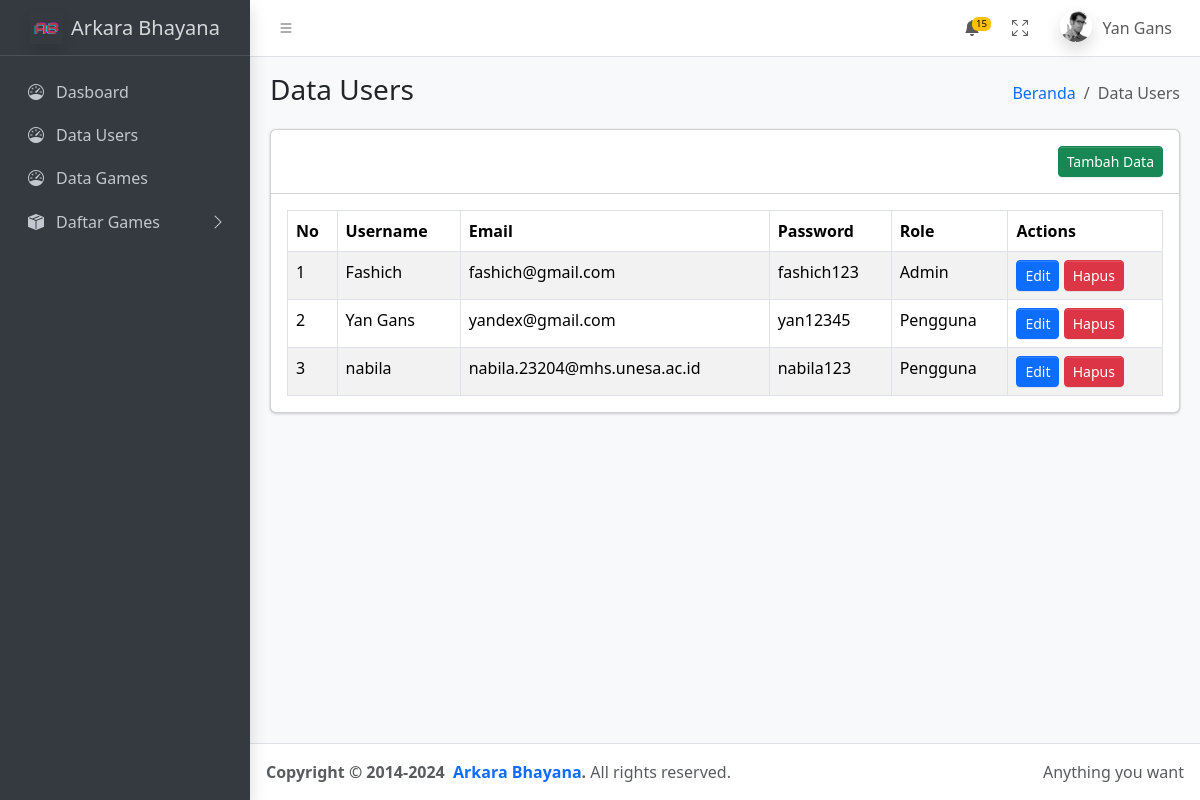
/dashboard/data-users.php (signed in), run on the app's committed database.
### tables this page shows
CREATE TABLE `users` (
  `id` int(11) NOT NULL,
  `username` varchar(255) NOT NULL,
  `email` varchar(255) NOT NULL,
  `password` varchar(255) NOT NULL,
  `role` varchar(221) NOT NULL,
  `profile_picture` varchar(255) DEFAULT NULL,
  `bio` text DEFAULT NULL
);

### config.php (called while the page is built, shortened)
<?php
    $servername = "localhost";
    $username = "root";
    $password = "";
    $dbname = "arkara_bhayana";
    $conn = new mysqli($servername, $username, $password, $dbname);
    $users = $conn->query("SELECT * FROM users");
?>

### dashboard/data-users.php (the view, shortened to what this page needs)
<?php include('../config.php');
?>
<!doctype html>
<html lang="en">
  <head>
    <link
      rel="stylesheet"
      href="https://cdn.jsdelivr.net/npm/@fontsource/source-sans-3@5.0.12/index.css"
    />
    <link
      rel="stylesheet"
      href="https://cdn.jsdelivr.net/npm/overlayscrollbars@2.10.1/styles/overlayscrollbars.min.css"
    />
    <link
      rel="stylesheet"
      href="https://cdn.jsdelivr.net/npm/bootstrap-icons@1.11.3/font/bootstrap-icons.min.css"
    />
    <link rel="stylesheet" href="./css/adminlte.css" />
    <link
      rel="stylesheet"
      href="https://cdn.jsdelivr.net/npm/apexcharts@3.37.1/dist/apexcharts.css"
    />
    <link
      rel="stylesheet"
      href="https://cdn.jsdelivr.net/npm/jsvectormap@1.5.3/dist/css/jsvectormap.min.css"
    />
  </head>
  <body class="layout-fixed sidebar-expand-lg bg-body-tertiary">
    <div class="app-wrapper">
    <?php include('./navbar.php'); ?>
      <?php include('./sidebar.php'); ?>
      <main class="app-main">
        <div class="app-content-header">
          <div class="container-fluid">
            <div class="row">
              <div class="col-sm-6"><h3 class="mb-0">Data Users</h3></div>
              <div class="col-sm-6">
                <ol class="breadcrumb float-sm-end">
                  <li class="breadcrumb-item"><a href="../dashboard">Beranda</a></li>
                  <li class="breadcrumb-item active" aria-current="page">Data Users</li>
                </ol>
              </div>
            </div>
          </div>
        </div>
        <div class="app-content">
          <div class="container-fluid">
            <div class="row">
              <div class="col-lg-12 col-12">
                <div class="card">
                  <div class="card-header text-end">
                    <button onclick="openModal('add')" class="btn btn-success btn-sm">Tambah Data</button>
                  </div>
                  <div class="card-body">
                    <table class="table table-bordered table-striped">
                      <thead>
                        <tr>
                          <th>No</th>
                          <th>Username</th>
                          <th>Email</th>
                          <th>Password</th>
                          <th>Role</th>
                          <th>Actions</th>
                        </tr>
                      </thead>
                      <tbody>
                        <?php if ($users->num_rows > 0): ?>
                          <?php $no = 1; ?>
                          <?php while ($row = $users->fetch_assoc()): ?>
                            <tr>
                              <td><?php echo $no++; ?></td>
                              <td><?php echo htmlspecialchars($row['username']); ?></td>
                              <td><?php echo htmlspecialchars($row['email']); ?></td>
                              <td><?php echo htmlspecialchars($row['password']); ?></td>
                              <td><?php echo $row['role'] === 'admin' ? 'Admin' : 'Pengguna'; ?></td>
                              <td>
                                <button onclick='openModal("edit", <?php echo json_encode($row); ?>)' class="btn btn-primary btn-sm">Edit</button>
                                <a href="?delete=<?php echo $row['id']; ?>" class="btn btn-danger btn-sm">Hapus</a>
                              </td>
                            </tr>
                          <?php endwhile; ?>
                        <?php else: ?>
                          <tr>
                            <td colspan="6" class="text-center">Tidak ada data untuk ditampilkan.</td>
                          </tr>
                        <?php endif; ?>
                      </tbody>
                    </table>
                  </div>
                </div>
              </div>
            </div>
          </div>
        </div>
      </main>
      <?php include('./footer.php'); ?>
    </div>
  </body>
</html>

### dashboard/navbar.php (shortened to what this page needs)
<?php
$user_name = $_SESSION['user']['username'];
echo '
<nav class="app-header navbar navbar-expand bg-body">
    <div class="container-fluid">
        <ul class="navbar-nav">
        <li class="nav-item">
            <a class="nav-link" data-lte-toggle="sidebar" href="#" role="button">
            <i class="bi bi-list"></i>
            </a>
        </ul>
        <ul class="navbar-nav ms-auto">
        <li class="nav-item dropdown">
            <a class="nav-link" data-bs-toggle="dropdown" href="#">
            <span class="navbar-badge badge text-bg-warning">15</span>
            </a>
        </li>
        <li class="nav-item">
            <a class="nav-link" href="#" data-lte-toggle="fullscreen">
            <i data-lte-icon="maximize" class="bi bi-arrows-fullscreen"></i>
            </a>
        </li>
        <li class="nav-item dropdown user-menu">
            <a href="#" class="nav-link dropdown-toggle" data-bs-toggle="dropdown">
            <img
                src="./assets/img/user2-160x160.jpg"
                class="user-image rounded-circle shadow"
                alt="User Image"
            />
            <span class="d-none d-md-inline">' . htmlspecialchars($user_name) . '</span>
            </a>
                ' . htmlspecialchars($user_name) . ' - Web Developer
        </li>
        </ul>
    </div>
</nav>';
?>

### dashboard/sidebar.php (shortened to what this page needs)
<?php
echo '
<aside class="app-sidebar bg-body-secondary shadow" data-bs-theme="dark">
    <div class="sidebar-brand">
        <a href="./" class="brand-link">
            <img
                src="../public/images/logo/logo.png"
                alt="AdminLTE Logo"
                class="brand-image opacity-75 shadow"
            />
            <span class="brand-text fw-light">Arkara Bhayana</span>
        </a>
    </div>
    <div class="sidebar-wrapper">
        <nav class="mt-2">
        <ul class="nav sidebar-menu flex-column" data-lte-toggle="treeview" role="menu" data-accordion="false">
            <li class="nav-item menu">
                <a href="./" class="nav-link">
                    <i class="nav-icon bi bi-speedometer"></i>
                    <p>Dasboard</p>
                </a>
            </li>
            <li class="nav-item menu">
                <a href="./data-users.php" class="nav-link">
                    <i class="nav-icon bi bi-speedometer"></i>
                    <p>Data Users</p>
                </a>
            </li>
            <li class="nav-item menu">
                <a href="./data-games.php" class="nav-link">
                    <i class="nav-icon bi bi-speedometer"></i>
                    <p>Data Games</p>
                </a>
            </li>
            <li class="nav-item">
                <a href="#" class="nav-link">
                    <i class="nav-icon bi bi-box-seam-fill"></i>
                    <p>
                        Daftar Games
                        <i class="nav-arrow bi bi-chevron-right"></i>
                    </p>
                </a>
                <ul class="nav nav-treeview">';
                echo '
                </ul>
            </li>
        </ul>
        </nav>
    </div>
</aside>';
?>

### dashboard/footer.php
<?php
echo '
<footer class="app-footer">
    <div class="float-end d-none d-sm-inline">Anything you want</div>
    <strong>
        Copyright &copy; 2014-2024&nbsp;
        <a href="https://adminlte.io" class="text-decoration-none">Arkara Bhayana</a>.
    </strong>
    All rights reserved.
    </footer>
'
?>

### data on the page
users: username "Fashich", email "fashich@gmail.com", password "fashich123", role "Admin"
users: username "Yan Gans", email "yandex@gmail.com", password "yan12345", role "Pengguna"
users: username "nabila", email "nabila.23204@mhs.unesa.ac.id", password "nabila123", role "Pengguna"

### other printed values
$user_name "Yan Gans"
